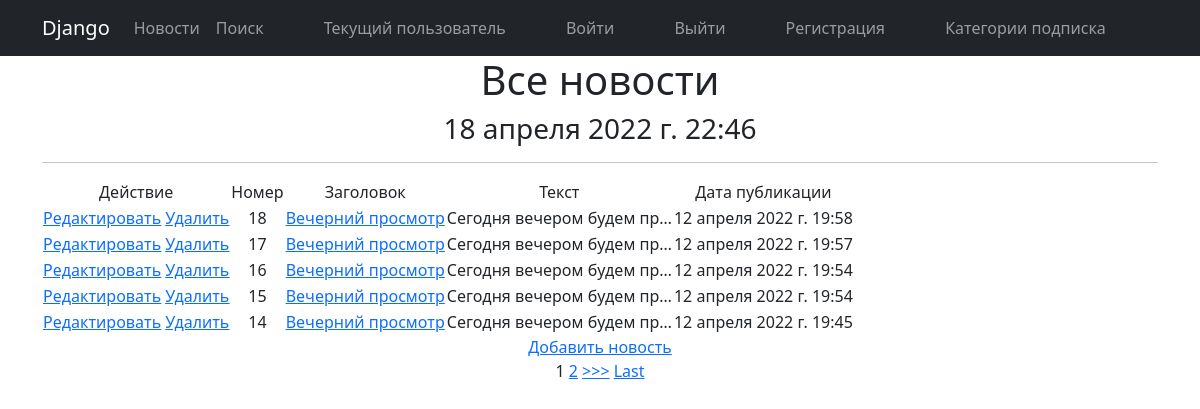
The page /news/ on the database as committed earlier.
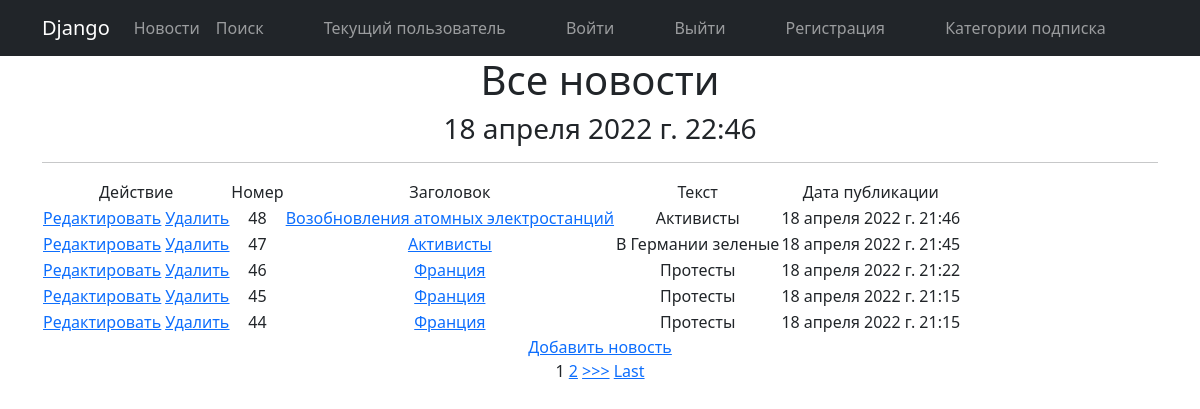
The same page on the database as committed later.
### arandnw/models.py (models this page shows, shortened)
class Post(models.Model):
    author = models.ForeignKey('Author', on_delete=models.CASCADE)
    NEWS = "NW"
    ARTICLE = "AR"
    Choices = (
        (NEWS, "Новость"),
        (ARTICLE, "Статья"),
    )
    categoryType = models.CharField(max_length=2, choices=Choices, default=ARTICLE)
    dateCreation = models.DateTimeField(auto_now_add=True)
    postCategory = models.ManyToManyField(Category, through="PostCategory")
    title = models.CharField(max_length=256)
    text = models.TextField()
    rating = models.SmallIntegerField(default=0)

### arandnw/views.py (the view, shortened to what this page needs)
# urls.py: path('', NewsList.as_view()),
class NewsList(ListView):
    model = Post
    template_name = 'news.html'
    context_object_name = 'news'
    queryset = Post.objects.order_by('-id')
    paginate_by = 5
    form_class = PostForm
    def get_context_data(self, **kwargs):
        context = super().get_context_data(**kwargs)
        context['time_now'] = datetime.now()
        return context

### arandnw/templatetags/custom_filters.py (called while the page is built)
@register.filter(name='Censor')
def Censor(value):
    if not isinstance(value, str):
        raise ValueError('Нельзя цензурировать не строку')
    for word in WORDS:
        value = value.replace(word[1:], '*' * (len(word) - 1))
    return value

### templates/news.html (shortened to what this page needs)
{% extends 'flatpages/default.html' %}
{% load custom_filters %}
{% block content %}
    <h1>Все новости</h1>
    <h3>{{ time_now }}</h3>
    <hr>
    {% if news %}
        <table>
            <tr>
                 <td>
                    Действие
                </td>
                 <td>
                    Номер
                </td>
                <td>
                    Заголовок
                </td>
                <td>
                    Текст
                </td>
                <td>
                    Дата публикации
                </td>
            </tr>
        {%  for post in news %}
            <tr>
                <td>
            <a href="{% url 'add' post.id %}"><u>Редактировать</u></a>
            <a href="{% url 'delete' post.id %}"><u> Удалить </u></a>
                </td>
                <td>
                    {{ post.id}}
                </td>
                <td>
                    <a href="{% url 'newsdetail' post.id %}">{{ post.title|Censor}}</a>
                </td>
                <td>
                </td>
                <td>
                    {{ post.dateCreation}}
                </td>
            </tr>
        {% endfor %}
        </table>
    {% else %}
        <h2>Новостей нет!</h2>
    {% endif %}
<a href="{% url 'add' %}">Добавить новость</a> <br>
{% if is_paginated %}
    {% for num in page_obj.paginator.page_range %}
        {% if page_obj.number == num %}
            <a>{{ num }}</a>
        {% elif num > page_obj.number|add:'-2' and num < page_obj.number|add:'2' %}
            <a href="?page={{ num }}">{{ num }}</a>
        {% endif %}
    {% endfor %}
    {% if page_obj.has_next %}
        <a href="?page={{ page_obj.next_page_number }}">>>></a>
        <a href="?page={{ page_obj.paginator.num_pages }}">Last</a>
    {% endif %}
{% endif %}
{% endblock content %}

Rows that differ between the two databases and show on the page:
no longer on this page (row unchanged): Post: id "18", title|Censor "Вечерний просмотр", text "Сегодня вечером будем пр…", dateCreation "12 апреля 2022 г. 19:58"
no longer on this page (row unchanged): Post: id "17", title|Censor "Вечерний просмотр", text "Сегодня вечером будем пр…", dateCreation "12 апреля 2022 г. 19:57"
no longer on this page (row unchanged): Post: id "16", title|Censor "Вечерний просмотр", text "Сегодня вечером будем пр…", dateCreation "12 апреля 2022 г. 19:54"
no longer on this page (row unchanged): Post: id "15", title|Censor "Вечерний просмотр", text "Сегодня вечером будем пр…", dateCreation "12 апреля 2022 г. 19:54"
no longer on this page (row unchanged): Post: id "14", title|Censor "Вечерний просмотр", text "Сегодня вечером будем пр…", dateCreation "12 апреля 2022 г. 19:45"
added Post: id "48", title|Censor "Возобновления атомных электростанций", text "Активисты", dateCreation "18 апреля 2022 г. 21:46"
added Post: id "47", title|Censor "Активисты", text "В Германии зеленые", dateCreation "18 апреля 2022 г. 21:45"
added Post: id "46", title|Censor "Франция", text "Протесты", dateCreation "18 апреля 2022 г. 21:22"
added Post: id "45", title|Censor "Франция", text "Протесты", dateCreation "18 апреля 2022 г. 21:15"
added Post: id "44", title|Censor "Франция", text "Протесты", dateCreation "18 апреля 2022 г. 21:15"
